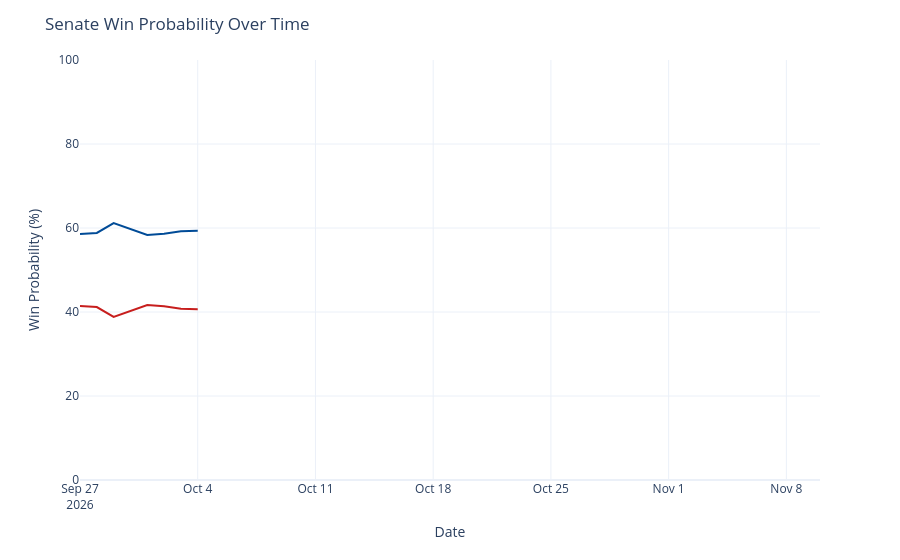

Notebook code for this chart:
### Code cell
chance_over_time = output_ts[(output_ts['geo'] == 'US Senate') &
                             (output_ts['type'] == 'chance')]
chance_over_time['rep_chance'] = chance_over_time['y'].map(lambda x: 100 - x)
chance_over_time = chance_over_time.rename({'y': 'Democrats', 'rep_chance': 'Republicans'}, axis=1)
chance_time_ser = px.line(chance_over_time, x='date', y=['Democrats', 'Republicans'], template='plotly_white',
                         color_discrete_map={'Democrats': '#004b97', 'Republicans': '#c71e1d'},)
chance_time_ser.update_traces(hovertemplate="%{y:.1f}%")
chance_time_ser.update_layout(
    xaxis=dict(range=[pd.to_datetime('2026-09-27'), pd.to_datetime('2026-11-10')]),
    yaxis=dict(range=[0, 100]),
    xaxis_title='Date',
    yaxis_title='Win Probability (%)',
    title=dict(text="Senate Win Probability Over Time"),
    hovermode="x",
    showlegend=False
)
chance_time_ser

### Figure 1 — Plotly figure (JSON) as saved in the notebook; plotly's stock layout.template omitted (floating-point values rounded to 4 significant figures)
{"data": [{"hovertemplate": "%{y:.1f}%", "legendgroup": "Democrats", "line": {"color": "#004b97", "dash": "solid"}, "marker": {"symbol": "circle"}, "mode": "lines", "name": "Democrats", "orientation": "v", "showlegend": true, "type": "scatter", "x": ["2026-09-27", "2026-09-28", "2026-09-29", "2026-09-30", "2026-10-01", "2026-10-02", "2026-10-03", "2026-10-04"], "xaxis": "x", "y": [58.6, 58.83, 61.17, 59.8, 58.36, 58.64, 59.21, 59.34], "yaxis": "y"}, {"hovertemplate": "%{y:.1f}%", "legendgroup": "Republicans", "line": {"color": "#c71e1d", "dash": "solid"}, "marker": {"symbol": "circle"}, "mode": "lines", "name": "Republicans", "orientation": "v", "showlegend": true, "type": "scatter", "x": ["2026-09-27", "2026-09-28", "2026-09-29", "2026-09-30", "2026-10-01", "2026-10-02", "2026-10-03", "2026-10-04"], "xaxis": "x", "y": [41.4, 41.17, 38.83, 40.2, 41.64, 41.36, 40.79, 40.66], "yaxis": "y"}], "layout": {"hovermode": "x", "legend": {"title": {"text": "variable"}, "tracegroupgap": 0}, "margin": {"t": 60}, "showlegend": false, "title": {"text": "Senate Win Probability Over Time"}, "xaxis": {"anchor": "y", "domain": [0, 1], "range": ["2026-09-27T00:00:00", "2026-11-10T00:00:00"], "title": {"text": "Date"}}, "yaxis": {"anchor": "x", "domain": [0, 1], "range": [0, 100], "title": {"text": "Win Probability (%)"}}}}
